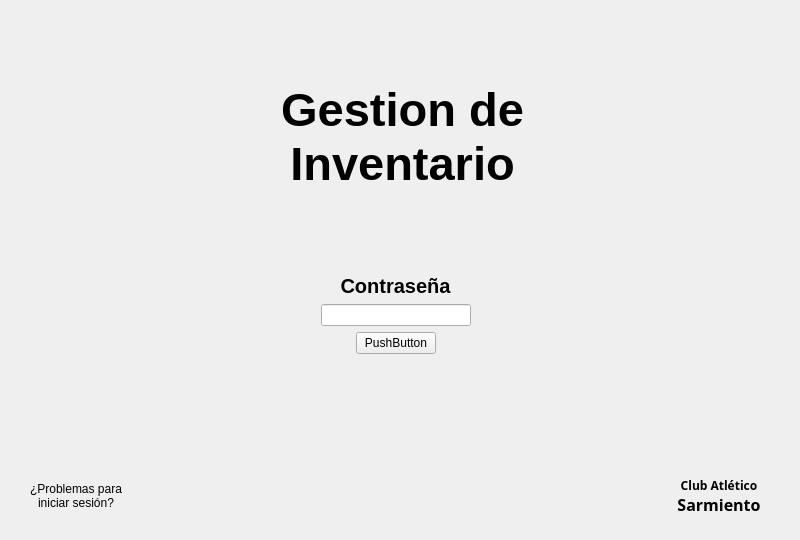
<?xml version="1.0" encoding="UTF-8"?>
<ui version="4.0">
 <class>MainWindow</class>
 <widget class="QMainWindow" name="MainWindow">
  <property name="geometry">
   <rect>
    <x>0</x>
    <y>0</y>
    <width>800</width>
    <height>540</height>
   </rect>
  </property>
  <property name="windowTitle">
   <string>MainWindow</string>
  </property>
  <widget class="QWidget" name="centralwidget">
   <widget class="QWidget" name="verticalLayoutWidget">
    <property name="geometry">
     <rect>
      <x>0</x>
      <y>0</y>
      <width>791</width>
      <height>521</height>
     </rect>
    </property>
    <layout class="QVBoxLayout" name="verticalLayout">
     <property name="leftMargin">
      <number>5</number>
     </property>
     <property name="topMargin">
      <number>5</number>
     </property>
     <property name="rightMargin">
      <number>5</number>
     </property>
     <property name="bottomMargin">
      <number>5</number>
     </property>
     <item>
      <spacer name="verticalSpacer">
       <property name="orientation">
        <enum>Qt::Vertical</enum>
       </property>
       <property name="sizeHint" stdset="0">
        <size>
         <width>20</width>
         <height>40</height>
        </size>
       </property>
      </spacer>
     </item>
     <item>
      <spacer name="verticalSpacer_10">
       <property name="orientation">
        <enum>Qt::Vertical</enum>
       </property>
       <property name="sizeHint" stdset="0">
        <size>
         <width>20</width>
         <height>40</height>
        </size>
       </property>
      </spacer>
     </item>
     <item>
      <layout class="QHBoxLayout" name="tituloLayout">
       <item>
        <spacer name="horizontalSpacer_4">
         <property name="orientation">
          <enum>Qt::Horizontal</enum>
         </property>
         <property name="sizeHint" stdset="0">
          <size>
           <width>40</width>
           <height>20</height>
          </size>
         </property>
        </spacer>
       </item>
       <item>
        <widget class="QLabel" name="label_2">
         <property name="maximumSize">
          <size>
           <width>200</width>
           <height>200</height>
          </size>
         </property>
         <property name="text">
          <string/>
         </property>
         <property name="pixmap">
          <pixmap resource="Fondo Main.qrc">:/prefijoNuevo/Cajitas_v2.png</pixmap>
         </property>
         <property name="scaledContents">
          <bool>true</bool>
         </property>
        </widget>
       </item>
       <item>
        <widget class="QLabel" name="label_4">
         <property name="font">
          <font>
           <family>Cantarell</family>
           <pointsize>35</pointsize>
           <bold>true</bold>
          </font>
         </property>
         <property name="text">
          <string>Gestion de Inventario</string>
         </property>
         <property name="textFormat">
          <enum>Qt::RichText</enum>
         </property>
         <property name="scaledContents">
          <bool>false</bool>
         </property>
         <property name="alignment">
          <set>Qt::AlignCenter</set>
         </property>
         <property name="wordWrap">
          <bool>true</bool>
         </property>
         <property name="margin">
          <number>0</number>
         </property>
        </widget>
       </item>
       <item>
        <spacer name="horizontalSpacer_3">
         <property name="orientation">
          <enum>Qt::Horizontal</enum>
         </property>
         <property name="sizeHint" stdset="0">
          <size>
           <width>40</width>
           <height>20</height>
          </size>
         </property>
        </spacer>
       </item>
      </layout>
     </item>
     <item>
      <spacer name="verticalSpacer_4">
       <property name="orientation">
        <enum>Qt::Vertical</enum>
       </property>
       <property name="sizeHint" stdset="0">
        <size>
         <width>20</width>
         <height>40</height>
        </size>
       </property>
      </spacer>
     </item>
     <item>
      <layout class="QFormLayout" name="formLayout"/>
     </item>
     <item>
      <spacer name="verticalSpacer_7">
       <property name="orientation">
        <enum>Qt::Vertical</enum>
       </property>
       <property name="sizeHint" stdset="0">
        <size>
         <width>20</width>
         <height>40</height>
        </size>
       </property>
      </spacer>
     </item>
     <item>
      <layout class="QHBoxLayout" name="inputLayout">
       <item>
        <spacer name="horizontalSpacer">
         <property name="orientation">
          <enum>Qt::Horizontal</enum>
         </property>
         <property name="sizeHint" stdset="0">
          <size>
           <width>40</width>
           <height>20</height>
          </size>
         </property>
        </spacer>
       </item>
       <item>
        <layout class="QVBoxLayout" name="Input">
         <item>
          <widget class="QLabel" name="label">
           <property name="font">
            <font>
             <pointsize>15</pointsize>
            </font>
           </property>
           <property name="text">
            <string>&lt;html&gt;&lt;head/&gt;&lt;body&gt;&lt;p&gt;&lt;span style=&quot; font-weight:700;&quot;&gt;Contraseña&lt;/span&gt;&lt;/p&gt;&lt;/body&gt;&lt;/html&gt;</string>
           </property>
           <property name="alignment">
            <set>Qt::AlignCenter</set>
           </property>
          </widget>
         </item>
         <item>
          <layout class="QHBoxLayout" name="horizontalLayout_3">
           <item>
            <spacer name="horizontalSpacer_15">
             <property name="orientation">
              <enum>Qt::Horizontal</enum>
             </property>
             <property name="sizeHint" stdset="0">
              <size>
               <width>40</width>
               <height>20</height>
              </size>
             </property>
            </spacer>
           </item>
           <item>
            <widget class="QLineEdit" name="inputPassword">
             <property name="minimumSize">
              <size>
               <width>150</width>
               <height>0</height>
              </size>
             </property>
             <property name="maximumSize">
              <size>
               <width>300</width>
               <height>16777215</height>
              </size>
             </property>
             <property name="inputMask">
              <string/>
             </property>
             <property name="echoMode">
              <enum>QLineEdit::Password</enum>
             </property>
            </widget>
           </item>
           <item>
            <spacer name="horizontalSpacer_5">
             <property name="orientation">
              <enum>Qt::Horizontal</enum>
             </property>
             <property name="sizeHint" stdset="0">
              <size>
               <width>40</width>
               <height>20</height>
              </size>
             </property>
            </spacer>
           </item>
          </layout>
         </item>
         <item>
          <layout class="QHBoxLayout" name="horizontalLayout_2">
           <item>
            <spacer name="horizontalSpacer_13">
             <property name="orientation">
              <enum>Qt::Horizontal</enum>
             </property>
             <property name="sizeHint" stdset="0">
              <size>
               <width>40</width>
               <height>20</height>
              </size>
             </property>
            </spacer>
           </item>
           <item>
            <widget class="QPushButton" name="pushButton">
             <property name="maximumSize">
              <size>
               <width>200</width>
               <height>16777215</height>
              </size>
             </property>
             <property name="text">
              <string>PushButton</string>
             </property>
            </widget>
           </item>
           <item>
            <spacer name="horizontalSpacer_14">
             <property name="orientation">
              <enum>Qt::Horizontal</enum>
             </property>
             <property name="sizeHint" stdset="0">
              <size>
               <width>40</width>
               <height>20</height>
              </size>
             </property>
            </spacer>
           </item>
          </layout>
         </item>
        </layout>
       </item>
       <item>
        <spacer name="horizontalSpacer_2">
         <property name="orientation">
          <enum>Qt::Horizontal</enum>
         </property>
         <property name="sizeHint" stdset="0">
          <size>
           <width>40</width>
           <height>20</height>
          </size>
         </property>
        </spacer>
       </item>
      </layout>
     </item>
     <item>
      <spacer name="verticalSpacer_8">
       <property name="orientation">
        <enum>Qt::Vertical</enum>
       </property>
       <property name="sizeHint" stdset="0">
        <size>
         <width>20</width>
         <height>40</height>
        </size>
       </property>
      </spacer>
     </item>
     <item>
      <spacer name="verticalSpacer_6">
       <property name="orientation">
        <enum>Qt::Vertical</enum>
       </property>
       <property name="sizeHint" stdset="0">
        <size>
         <width>20</width>
         <height>40</height>
        </size>
       </property>
      </spacer>
     </item>
     <item>
      <spacer name="verticalSpacer_5">
       <property name="orientation">
        <enum>Qt::Vertical</enum>
       </property>
       <property name="sizeHint" stdset="0">
        <size>
         <width>20</width>
         <height>40</height>
        </size>
       </property>
      </spacer>
     </item>
     <item>
      <layout class="QHBoxLayout" name="horizontalLayout">
       <property name="leftMargin">
        <number>25</number>
       </property>
       <property name="rightMargin">
        <number>25</number>
       </property>
       <item>
        <widget class="QLabel" name="label_3">
         <property name="text">
          <string>&lt;html&gt;&lt;head/&gt;&lt;body&gt;&lt;p align=&quot;center&quot;&gt;¿Problemas para iniciar sesión?&lt;/p&gt;&lt;/body&gt;&lt;/html&gt;</string>
         </property>
         <property name="textFormat">
          <enum>Qt::RichText</enum>
         </property>
         <property name="wordWrap">
          <bool>true</bool>
         </property>
        </widget>
       </item>
       <item>
        <spacer name="horizontalSpacer_9">
         <property name="orientation">
          <enum>Qt::Horizontal</enum>
         </property>
         <property name="sizeHint" stdset="0">
          <size>
           <width>40</width>
           <height>20</height>
          </size>
         </property>
        </spacer>
       </item>
       <item>
        <spacer name="horizontalSpacer_11">
         <property name="orientation">
          <enum>Qt::Horizontal</enum>
         </property>
         <property name="sizeHint" stdset="0">
          <size>
           <width>40</width>
           <height>20</height>
          </size>
         </property>
        </spacer>
       </item>
       <item>
        <spacer name="horizontalSpacer_12">
         <property name="orientation">
          <enum>Qt::Horizontal</enum>
         </property>
         <property name="sizeHint" stdset="0">
          <size>
           <width>40</width>
           <height>20</height>
          </size>
         </property>
        </spacer>
       </item>
       <item>
        <spacer name="horizontalSpacer_10">
         <property name="orientation">
          <enum>Qt::Horizontal</enum>
         </property>
         <property name="sizeHint" stdset="0">
          <size>
           <width>40</width>
           <height>20</height>
          </size>
         </property>
        </spacer>
       </item>
       <item>
        <spacer name="horizontalSpacer_8">
         <property name="orientation">
          <enum>Qt::Horizontal</enum>
         </property>
         <property name="sizeHint" stdset="0">
          <size>
           <width>40</width>
           <height>20</height>
          </size>
         </property>
        </spacer>
       </item>
       <item>
        <spacer name="horizontalSpacer_7">
         <property name="orientation">
          <enum>Qt::Horizontal</enum>
         </property>
         <property name="sizeHint" stdset="0">
          <size>
           <width>40</width>
           <height>20</height>
          </size>
         </property>
        </spacer>
       </item>
       <item>
        <widget class="QLabel" name="label_5">
         <property name="maximumSize">
          <size>
           <width>55</width>
           <height>55</height>
          </size>
         </property>
         <property name="text">
          <string/>
         </property>
         <property name="pixmap">
          <pixmap resource="Fondo Main.qrc">:/prefijoNuevo/Escudo-Club.png</pixmap>
         </property>
         <property name="scaledContents">
          <bool>true</bool>
         </property>
        </widget>
       </item>
       <item>
        <widget class="QLabel" name="label_6">
         <property name="font">
          <font>
           <family>Noto Serif Display Bold</family>
           <bold>true</bold>
          </font>
         </property>
         <property name="text">
          <string>&lt;html&gt;&lt;head/&gt;&lt;body&gt;&lt;p align=&quot;center&quot;&gt;Club Atlético &lt;span style=&quot; font-size:12pt;&quot;&gt;Sarmiento&lt;/span&gt;&lt;/p&gt;&lt;/body&gt;&lt;/html&gt;</string>
         </property>
         <property name="textFormat">
          <enum>Qt::RichText</enum>
         </property>
         <property name="wordWrap">
          <bool>true</bool>
         </property>
        </widget>
       </item>
      </layout>
     </item>
    </layout>
   </widget>
  </widget>
  <widget class="QMenuBar" name="menubar">
   <property name="geometry">
    <rect>
     <x>0</x>
     <y>0</y>
     <width>800</width>
     <height>20</height>
    </rect>
   </property>
  </widget>
 </widget>
 <resources>
  <include location="Fondo Main.qrc"/>
 </resources>
 <connections/>
</ui>
